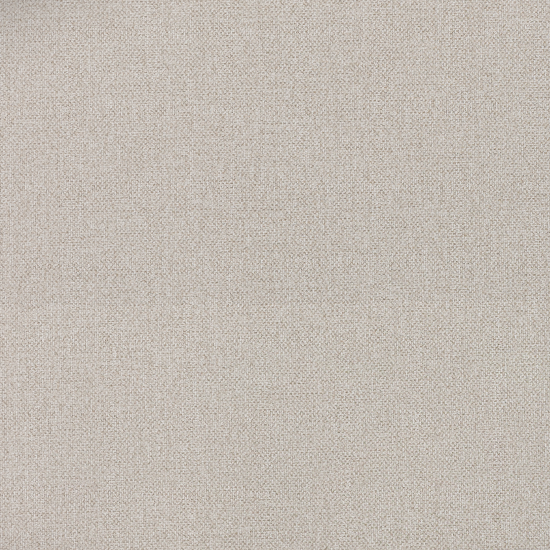
#> input picture images/texture.png, 1100 x 1100 px, found by its file name (shown at 1/2 size)
$ jupyter execute --allow-errors Test_task_texture.ipynb   (shell and % lines are left out)   (older library calls are emulated)
#> lines starting #> are read from the running program, lines starting #| are printed output that depends on the picture
[cell 1]
import cv2
from google.colab.patches import cv2_imshow
import numpy as np
from PIL import Image, ImageFilter
import matplotlib.pyplot as plt

%pylab inline

[cell 2]
input = cv2.imread('/content/drive/MyDrive/texture.png')
#> input is the input picture: shape (1100, 1100, 3); mean B, G, R 179.5, 187.8, 195.2

[cell 3]
cv2_imshow(input)

Начнём с простого повторения изображения по схеме 3х3 без изменения ориентации тайлов и применения каких-либо методов обработки, чтобы оценить проблемы, которые предстоит решать.

[cell 4]
def texture_repeat(input):
    duplicated = cv2.repeat(input, 3, 3)
    return duplicated

[cell 5]
duplicated = texture_repeat(input)
cv2_imshow(duplicated)

Текстура очевидно не является "бесшовной"

Отчётливо видны повторяющиеся паттерны оригинальной текстуры, цветовые переходы и стыки на границах тайлов.

Особенно выделяются более тёмный верхний левый угол каждого тайла, вертикальные стыки между тайлами из-за переходв цвета, и горизонтальная линия сгиба ткани по центру.

# 1. Метод отражений
Попробуем метод отражений: в центре помещается исходный тайл, сверху и снизу от него - исходный тайл, отражённый по вертикали, слева и справа - исходный тайл, отражённый по горизонтали, по углам - исходный тайл, отражённый по вертикали и по горизонтали.

[cell 6]
def texture_mirror(input):
    input_flipped_horz = cv2.flip(input, 1)
    input_flipped_vert = cv2.flip(input, 0)
    input_flipped_both = cv2.flip(input, -1)
    top = np.hstack([input_flipped_both, input_flipped_vert, input_flipped_both])
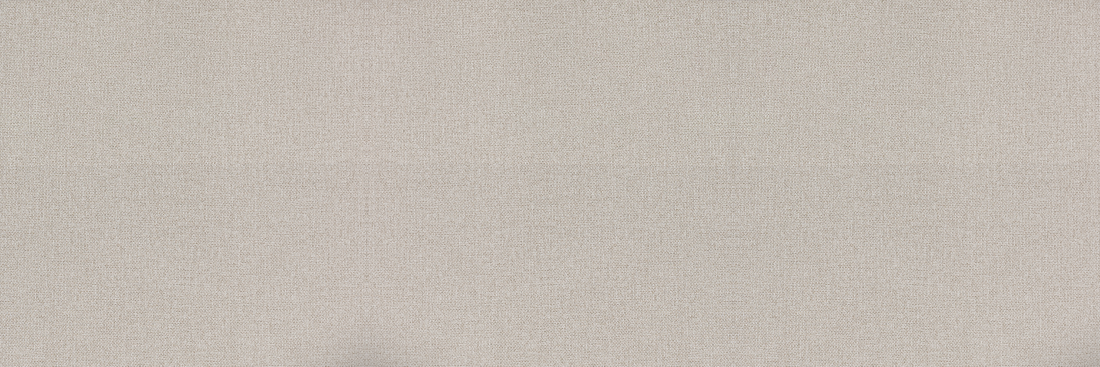
#> top: shape (1100, 3300, 3) (shown at 1/3 size); mean B, G, R 179.5, 187.8, 195.2
    mid = np.hstack([input_flipped_horz, input, input_flipped_horz])
    bot = np.hstack([input_flipped_both, input_flipped_vert, input_flipped_both])
    result_mirror = np.vstack([top, mid, bot])
    return result_mirror

[cell 7]
result_mirror = texture_mirror(input)
cv2_imshow(result_mirror)

Заметных цветовых переходов на границах тайлов больше нет, однако границы видны по образовавшимся зеркальным артефактам.
Присутствуют повторяющиеся паттерны оригинальной текстуры.

# 2. Альфа-смешивание

Попробуем убрать швы между тайлами путём смешивания пограничных участков

[cell 8]
# Размеры изображения
h, w, c = input.shape
#> h = 1100; w = 1100; c = 3

[cell 9]
# Ширина обрабатываемых краёв в процентах от размера изображения (ширины и высоты, соответственно)
BORDER_WIDTH_PERCENT_VERT = 6
BORDER_WIDTH_PERCENT_HORZ = 5
# Определяем центральные зоны для сглаживания швов
border_size_vert = int(BORDER_WIDTH_PERCENT_VERT / 100 * w)
#> border_size_vert = 66
border_size_horz = int(BORDER_WIDTH_PERCENT_HORZ / 100 * h)
#> border_size_horz = 55

[cell 10]
# Начнём с вертикальных швов
# Сначала создадим 2 новых тайла, сдвинутых по горизонтали
shifted_horz_left = np.roll(input, shift= w // 2 + border_size_vert, axis=1)
shifted_horz_right = np.roll(input, shift= w // 2 - border_size_vert, axis=1)

[cell 11]
# Создаём градиентную альфа-маску для плавного перехода
horiz_gradient = np.tile(np.linspace(0.0, 1.0, 2 * border_size_vert).reshape(1, -1, 1), (h, 1, 3))

alpha_mask_horz = np.zeros((h, w, 3))

alpha_mask_horz[:, w // 2 - border_size_vert: w // 2 + border_size_vert, :] = horiz_gradient
alpha_mask_horz[:, w // 2 + border_size_vert:, :] = 1
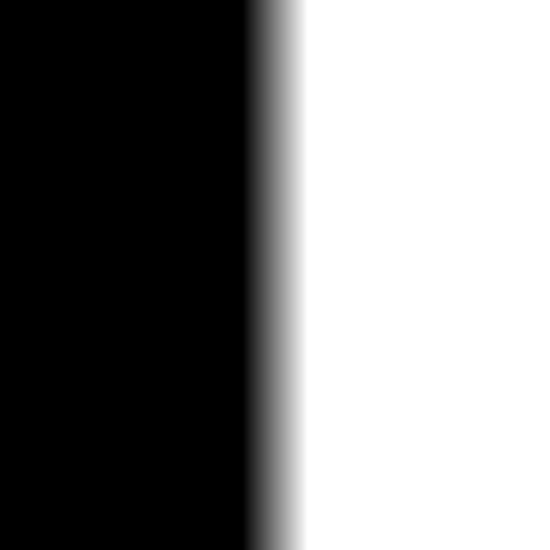
#> alpha_mask_horz: shape (1100, 1100, 3) float64 (shown at 1/2 size); min 0, max 1, mean 0.5

# Обратная маска
alpha_mask_horz_reverted = 1 - alpha_mask_horz
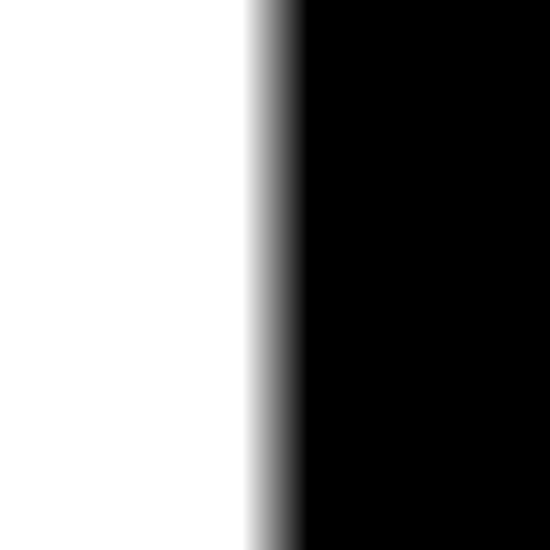
#> alpha_mask_horz_reverted: shape (1100, 1100, 3) float64 (shown at 1/2 size); min 0, max 1, mean 0.5

[cell 12]
# Применяем маску для получения правой части
half_right = cv2.multiply(alpha_mask_horz, shifted_horz_right.astype(np.float32), dtype=cv2.CV_32F)
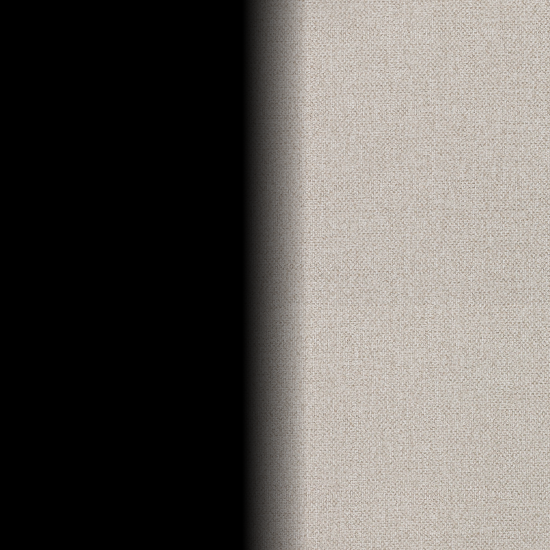
#> half_right: shape (1100, 1100, 3) float32 (shown at 1/2 size); mean of channels 0, 1, 2 90.1, 94.1, 98; drawn as B, G, R

# Применяем обратную маску для получения левой части
half_left = cv2.multiply(alpha_mask_horz_reverted, shifted_horz_left.astype(np.float32), dtype=cv2.CV_32F)
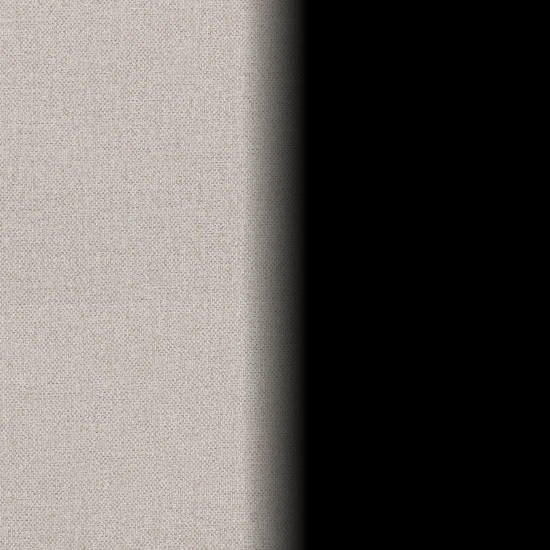
#> half_left: shape (1100, 1100, 3) float32 (shown at 1/2 size); mean of channels 0, 1, 2 89.3, 93.6, 97.2; drawn as B, G, R

# Суммируем полученные части
outImage_vert_blend = cv2.add(half_right, half_left, dtype=cv2.CV_32F)

[cell 13]
cv2_imshow(outImage_vert_blend)

[cell 14]
# Сделаем то же самое для горизонтальных швов
# Убираем горизонтальные швы
shifted_vert_top = np.roll(outImage_vert_blend, shift= h // 2 + border_size_horz, axis=0)
shifted_vert_bottom = np.roll(outImage_vert_blend, shift= h // 2 - border_size_horz, axis=0)

#
vert_gradient = np.tile(np.linspace(0.0, 1.0, 2 * border_size_horz).reshape(-1, 1, 1), (1, w, 3))

alpha_mask_vert = np.zeros((h, w, 3))
#
alpha_mask_vert[h // 2 - border_size_horz : h // 2 + border_size_horz, :, :] = vert_gradient
alpha_mask_vert[h // 2 + border_size_horz :, :, :] = 1
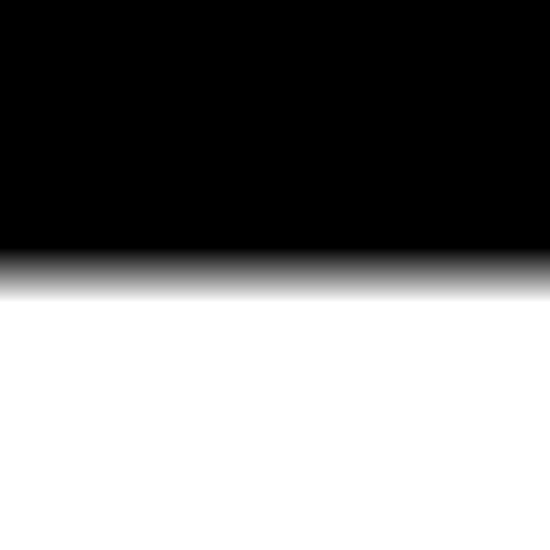
#> alpha_mask_vert: shape (1100, 1100, 3) float64 (shown at 1/2 size); min 0, max 1, mean 0.5

alpha_mask_vert_reverted = 1 - alpha_mask_vert
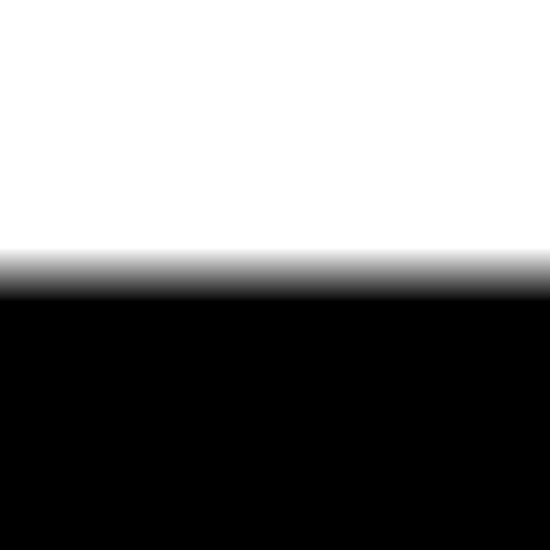
#> alpha_mask_vert_reverted: shape (1100, 1100, 3) float64 (shown at 1/2 size); min 0, max 1, mean 0.5

[cell 15]
# Применяем обратную маску для получения верхней части
half_top = cv2.multiply(alpha_mask_vert_reverted, shifted_vert_top.astype(np.float32), dtype=cv2.CV_32F)
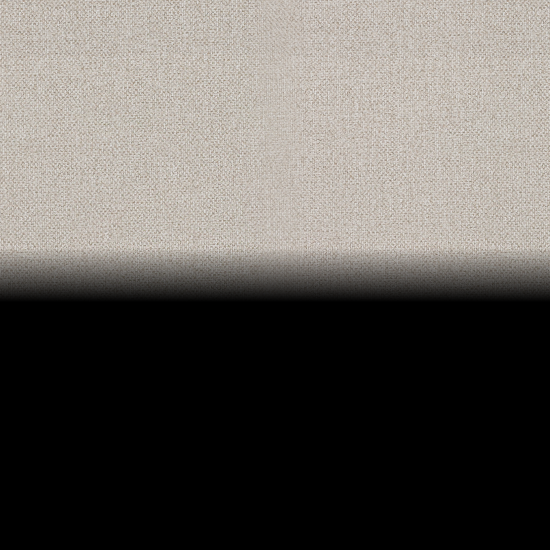
#> half_top: shape (1100, 1100, 3) float32 (shown at 1/2 size); mean of channels 0, 1, 2 89.6, 93.8, 97.4; drawn as B, G, R

# Применяем маску для получения нижней части
half_bottom = cv2.multiply(alpha_mask_vert, shifted_vert_bottom.astype(np.float32), dtype=cv2.CV_32F)
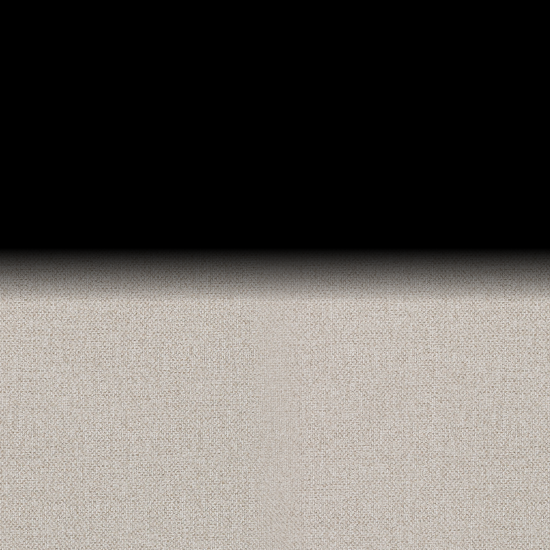
#> half_bottom: shape (1100, 1100, 3) float32 (shown at 1/2 size); mean of channels 0, 1, 2 89.8, 93.8, 97.6; drawn as B, G, R

# Суммируем полученные части
outImage_blend = cv2.add(half_top, half_bottom, dtype=cv2.CV_32F)

[cell 16]
# Возвращаем тайл в изначальное полжение
original_tile_processed = np.roll(outImage_blend, shift= (h // 2, w // 2), axis = (0, 1))

[cell 17]
output_texture_repeat = texture_repeat(original_tile_processed)
cv2_imshow(output_texture_repeat)

Таким образом, мы избавились от заметных цветовых переходов и стыков на границах тайлов. Остались видны только горизонтальные линии сгиба ткани, присутствующие и на оригинальном изображении. При необходимости можно сгладить их тем же методом альфа-блендинга.

Основные минусы решения:
1. Решение адаптировано под конкретную текстуру ткани с мелким плетением. В случае наличия более крупных различимых элементов метод альфа-блендинга не подойдёт
2. Обработанные стыки могут выглядеть менее резкими, чем остальное изображение.

В качестве дальнейших шагов можно попробовать использовать фильтр GaussianBlur, чтобы выделить размытую составляющую и вычесть её из изображения. Однако применение фильтров ко всему изображению повлияет на резкость исходного тайла, а применеие фильтров только к обработанным участкам может сделать их ещё более заметными.

Чтобы сгладить различия в резкости, также можно попробовать использовать фильтр размытия на всём изображении, а затем одну из моделей для решения задачи SuperResolution. В случае с исходной текстурой данный подход кажется неоправданно сложным.

Также можно использовать Stable Diffusion Inpainting для генерирования частей изображения в области стыков и создания бесшовной текстуры

[cell 18]
blurred_image = cv2.GaussianBlur(output_texture_repeat, (0,0), 3)
sharpened_image = cv2.addWeighted(output_texture_repeat, 1.5, blurred_image, -0.5, 0)

[cell 19]
cv2_imshow(sharpened_image)

# Конец предложенного решения

#  3. Готовые open-source решения
  Существуют также готовые решения для похожей задачи создания бесшовных текстур:

1.   https://github.com/rtmigo/img2texture/tree/master - использует альфа-блендинг
2.   https://github.com/sagieppel/convert-image-into-seamless-tileable-texture - более сложный подход, учитывающий разницу между краями изображения при смешивании и использующий Gaussian blur для сглаживания переходов.
3. https://github.com/sagieppel/transform-image-into-seamless-tileable-texture-using-stable-diffusion-inpainting - использование StableDiffusion для преобразования краёв тайла с целью создания бесшовной текстуры
4. https://github.com/TheRealMAV/texture-synthesis/tree/main - генерирование новой текстуры желаемого размера на основе исходного тайла (случайным образом выбирается блок из исходного изображения, далее полсдеовательно подбираются наиболее подходящие блоки для вставки справа и снизу от выбранного блока)

Ниже только тестирование двух из перечисленный готовых решений на предоставленной текстуре для сравнения с полученными выше результатами.

Метод 1

Следующий метод также основан на подходе альфа-блендинга, но он обрезает края изображения. Поэтому он нам не подходит, используется для сравнения результатов

Источник:
https://github.com/rtmigo/img2texture/tree/master

[cell 20]
from img2texture import image_to_seamless

[cell 21]
# load PIL image
src_image = Image.open('/content/drive/MyDrive/texture.png')

# convert to seamless PIL image
#> (the rest of this cell did not finish here and is left out)

#> (a cell that did not finish here is left out)

#> (a cell that did not finish here is left out)

#> (a cell that did not finish here is left out)

#> (a cell that did not finish here is left out)

Метод 4

Источник:
https://github.com/TheRealMAV/texture-synthesis/tree/main

[cell 26]
src = cv2.imread('/content/drive/MyDrive/texture.png')
src = src.astype(np.float32)


# parameters :
randomness = 15
divide = 4

height, width, _ = src.shape
#> height = 1100; width = 1100
bl = int(width / divide)  # block length
#> bl = 275

result = np.zeros([3960, 3960, 3])

[cell 27]
init_y = np.random.randint(height - bl - 1)
#> init_y = 684
init_x = np.random.randint(width - bl - 1)
#> init_x = 559

block = np.copy(src[init_y:init_y + bl, init_x:init_x + bl, :])
result[0:bl, 0:bl, :] = np.copy(block)
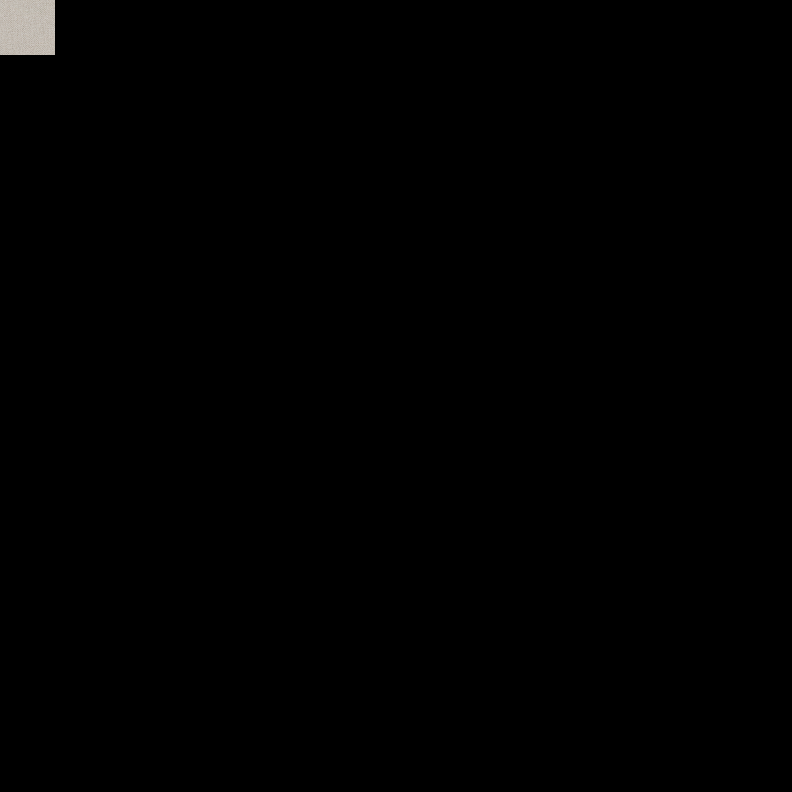
#> result: shape (3960, 3960, 3) float64 (shown at 1/5 size); mean B, G, R 0.9, 0.9, 0.9

result = result.astype(np.float32)
